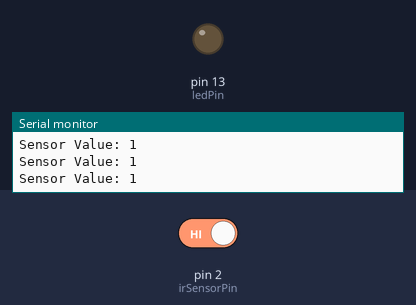
This sketch was run on a simulated Arduino Uno, built with avr-gcc and run on an emulated ATmega328P. Parts: output pins drawn as LEDs (lit = HIGH), the last lines printed to the serial monitor. The inputs (shaded band) are chosen by the test bench; at power-on: pin 2 (irSensorPin) HIGH.

Above: at 1.2 s.
1.3 s: pin 2 (irSensorPin) driven LOW
At 1.8 s:
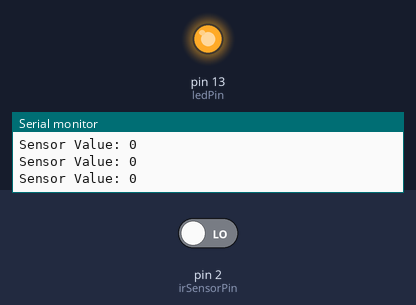
2.8 s: pin 2 (irSensorPin) driven HIGH
At 3.1 s:
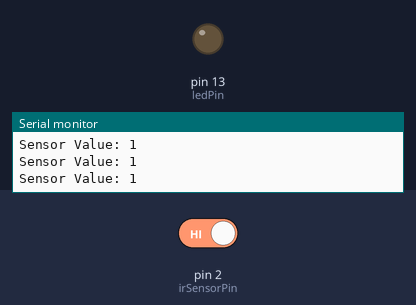
Timing chart, 0 to 5.8 s (numbered marks = the images above; inputs shaded):
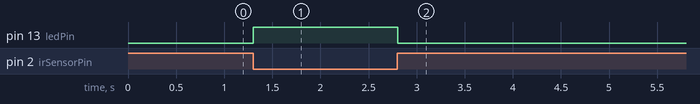

Measured:
- after the input at 1.3 s, pin 13 (ledPin): LOW → HIGH at once
- after the input at 2.8 s, pin 13 (ledPin): HIGH → LOW at once

The sketch:

Digital.ino
```cpp
// Define the pin for the IR sensor
const int irSensorPin = 2; // Digital pin for IR sensor
// Define the pin for the external LED
const int ledPin = 13;      // Digital pin for external LED

void setup() {
  // Start the serial communication
  Serial.begin(9600);

  // Set the external LED pin as an OUTPUT
  pinMode(ledPin, OUTPUT);

  // Set the IR sensor pin as an INPUT
  pinMode(irSensorPin, INPUT);
}

void loop() {
  // Read the value from the IR sensor
  int sensorValue = digitalRead(irSensorPin);

  // Print the sensor value to the Serial Monitor
  Serial.print("Sensor Value: ");
  Serial.println(sensorValue);

  // Check if the sensor value is LOW (obstacle detected)
  if (sensorValue == LOW) {
    // Turn the external LED on if an obstacle is detected
    digitalWrite(ledPin, HIGH);
  } else {
    // Turn the external LED off if no obstacle is detected
    digitalWrite(ledPin, LOW);
  }

  // Wait a short time before the next reading
  delay(100);
}
```
